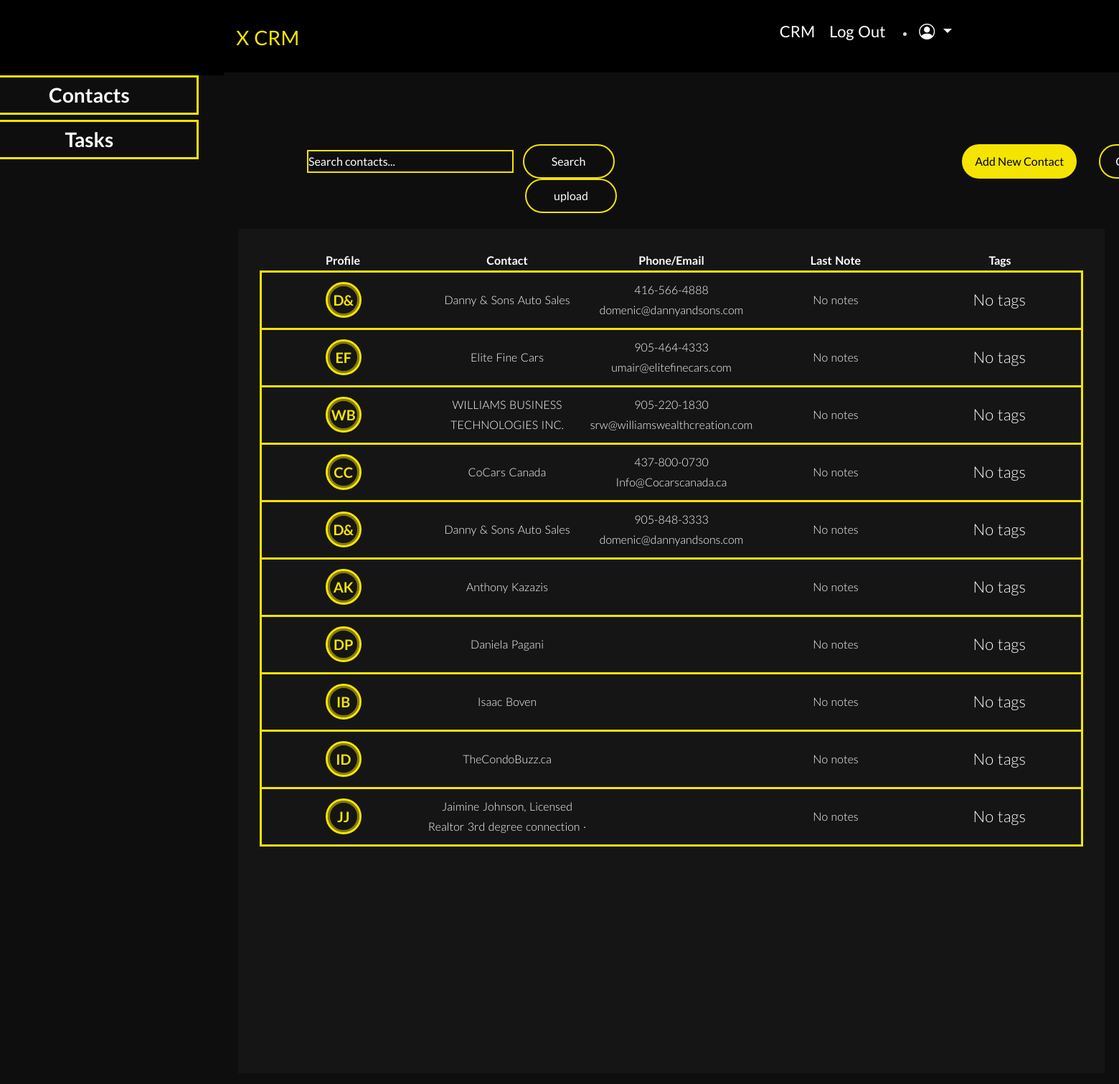
The app's page /CRM (signed in) with its own data.
### my_package/models.py (models this page shows)
class CRM(db.Model):
    __tablename__ = 'CRM'
    id = db.Column(db.Integer, primary_key=True)
    contactname = db.Column(db.String(10000))
    date = db.Column(db.DateTime(timezone=True), default=func.now())
    user_id = db.Column(db.Integer, db.ForeignKey('user.id'))
    Contact = db.Column(db.String(10000))
    PhoneEmail = db.Column(db.String(10000))
    tags = db.relationship('Tags', secondary=crm_tags, lazy='subquery', back_populates='contacts')
    notes = db.relationship('Note', backref='contact', lazy=True)
    user = db.relationship('User', back_populates='crm')
    contactlastname = db.Column(db.String(10000))
    contactbillingaddress = db.Column(db.String(10000))
    contactbillingaddresscity = db.Column(db.String(10000))
    contactbillingaddressstate = db.Column(db.String(10000))
    contactbillingaddresscountry = db.Column(db.String(10000))
    contactbillingaddresszip = db.Column(db.String(10000))
    leadstatus = db.Column(db.String(10000))
    contactemail = db.Column(db.String(10000))
    contactphone = db.Column(db.String(10000))
    contactcompany = db.Column(db.String(10000))
    organization_id = db.Column(db.Integer, db.ForeignKey('organization.id'))
    organization = db.relationship('Organization', back_populates='contacts')

### app.py (the view, shortened to what this page needs)
@app.route('/CRM', methods=['GET', 'POST'])
@login_required
def crm():
    search_query = request.args.get('search', '').strip()
    page = request.args.get('page', 1, type=int)
    query = CRM.query.filter_by(organization_id=current_user.organization_id)
    contacts = (query
                .join(Note, isouter=True)  # Use outerjoin if you are using older SQLAlchemy
                .order_by(CRM.id, desc(Note.created_at))
                .paginate(page=page, per_page=10, error_out=False))
    latest_notes = {}
    for contact in contacts.items:
        if contact.notes:
            latest_notes[contact.id] = contact.notes[0].content
    next_url = url_for('crm', page=contacts.next_num, search=search_query) if contacts.has_next else None
    prev_url = url_for('crm', page=contacts.prev_num, search=search_query) if contacts.has_prev else None
    current_page = contacts.page
    total_pages = contacts.pages
    pages_to_show = 5
    pages = [page for page in range(current_page, min(current_page + pages_to_show, total_pages + 1))]
    print("Contacts to be rendered: ", contacts.items)
    print(f"Pages list before rendering: {pages}")
    return render_template('crm.html', contacts=contacts.items, latest_notes=latest_notes, next_url=next_url, prev_url=prev_url, pages=pages, total_pages=total_pages, user=current_user, current_page=current_page)

### app.py (called while the page is built)
@login_manager.user_loader
def load_user(id):
    return User.query.get(int(id))

### my_package/templates/crm.html (shortened to what this page needs)
{% extends 'layout.html' %} {% block content %}
<div class="crm-page">
    <div class="crm-menu">
        <div class="contacts-block">
            <a class="contacts-link" href="/CRM">
                <span class="contacts">Contacts</span>
            </a>
        </div>
        <div class="contacts-block">
            <a class="contacts-link" href="/upcoming_due_dates">
                <span class="contacts">Tasks</span>
            </a>
        </div>
    </div>
    <div class="crm-inner-page">
        <div class="crm-upper-static">
            <div class="crm-search-bar">
                <form action="/CRM" method="get" id="search-form">
                    <input type="text" name="search" id="search-input" placeholder="Search contacts..." value="{{ request.args.get('search', '') }}">
                    <button class="search-button" type="submit">Search</button>
                </form>
            </div>
            <a href="{{ url_for('new_contact') }}"><button class="add-new-contact-btn">Add New Contact</button></a>
            <form method="POST" enctype="multipart/form-data">
                <input class="upload-csv" type="file" name="csv" accept=".csv, .xlsx">
                <input class="upload" type="submit" value="upload">
            </form>
        </div>
        <div class="crm-contacts">
            <table class="contacts-section" id="contacts-table">
                <tr class="crm-header">
                    <th class="crm-header-item">Profile</th>
                    <th class="crm-header-item"> Contact</th>
                    <th class="crm-header-item">Phone/Email</th>
                    <th class="crm-header-item">Last Note</th>
                    <th class="crm-header-item">Tags</th>
                </tr>
                {% for contact in contacts %}
                    {% if contact.user.organization_id == current_user.organization_id %}
                    <tr class="crm-info-row" data-href="{{ url_for('contact_detail', id=contact.id) }}">
                        <td class="crm-info">
                        {% set initials = '' %}
                        {% if contact.Contact %}
                            {% set names = contact.Contact.split(' ') %}
                            {% set initials = names[0][0].upper() if names[0] else '' %}
                            {% set initials = initials + (names[1][0].upper() + names[2][0].upper() if names|length > 2 and names[1] else (names[1][0].upper() if names|length > 1 and names[1] else names[0][-1].upper())) %}
                        {% elif contact.contactcompany %}
                            {% set names = contact.contactcompany.split(' ') %}
                            {% set initials = names[0][0].upper() if names[0] else '' %}
                            {% set initials = initials + (names[1][0].upper())%}
                        {% elif contact.contactfirstname and contact.contactlastname %}
                            {% set initials = contact.contactfirstname[0].upper() + contact.contactlastname[0].upper() %}
                        {% elif contact.contactfirstname %}
                            {% set initials = contact.contactfirstname[0].upper() + contact.contactfirstname[-1].upper() %}
                        {% elif contact.contactlastname %}
                            {% set initials = contact.contactlastname[0].upper() + contact.contactlastname[-1].upper() %}
                        {% else %}
                            {% set initials = 'XX' %}
                        {% endif %}
                        <div class="center-div">
                            <a class='contact-link' href="{{ url_for('contact_detail', id=contact.id) }}">
                                <div class="profile-picture" data-initial="{{ initials }}"></div>
                            </a>
                        </div>
                    </td>
                    <td class="crm-info">
                        <a class='contact-link' href="{{ url_for('contact_detail', id=contact.id) }}">
                        {% if contact.contactfirstname and contact.contactlastname%}
                            {{ contact.contactfirstname }}
                        {% elif contact.contactcompany %}
                        {{ contact.contactcompany }}
                        {% else %}
                            {{ contact.Contact }}
                        {% endif %}
                        </a>
                    </td>
                    <td class="crm-info"><a class='contact-link' href="{{ url_for('contact_detail', id=contact.id) }}">{{ contact.contactphone }}<br>{{ contact.contactemail }}</a></td>
                    <td class="crm-info">
                        {{ latest_notes.get(contact.id, "No notes") }}
                    </td>
                    <td class="crm-info">
                        <ul class="tag-list">
                            {% for tag in contact.tags %}
                                <a class="tag-btn">{{ tag.name }}</a>
                            {% else %}
                                <p class="tag-btn-none">No tags</p>
                            {% endfor %}
                        </ul>
                    </td>
                    {% endif %}
                </tr>
                {% endfor %}
            </table>
            <div class="pagination">
                <p class="static-page-txt">Page:</p>
            </div>
        </div>
    </div>
</div>
{% endblock %}

### my_package/templates/layout.html (shortened to what this page needs)
<!DOCTYPE html>
<html lang="en">
  <head>
    <link
      rel="stylesheet"
      href="https://stackpath.bootstrapcdn.com/bootstrap/4.4.1/css/bootstrap.min.css"
    />
    <link
      rel="stylesheet"
      href="https://stackpath.bootstrapcdn.com/font-awesome/4.7.0/css/font-awesome.min.css"
    />
    <link
      rel="stylesheet"
      href="{{ url_for('static', filename='css/main.css') }}"
    />
    <link href="https://cdn.jsdelivr.net/npm/bootstrap-icons@1.10.0/font/bootstrap-icons.css" rel="stylesheet">
  </head>
  <body>
    <header>
      <div class="menu-container">
        <div>
          <a class="brand-name nav-link" href="/">X CRM</a>
        </div>
        <ul class="nav-lists">
            {% if user.is_authenticated %}
            <li class="nav-list">
              <a class="nav-link active" href="/CRM">CRM</a>
            </li>
            <li class="nav-list">
              <a class='nav-link active' href="/auth/logout">Log Out</a>
            </li>
            <li class="nav-item dropdown">
              <a class="nav-link dropdown-toggle" href="#" id="navbarDropdown" role="button" data-bs-toggle="dropdown" aria-haspopup="true" aria-expanded="false">
                <i class="bi bi-person-circle"></i>
              </a>
            </li>
            {% endif %}
        </ul>
      </div>
    </header>
    <main>
      {% block content %} {% endblock %}
    </main>
  </body>
</html>

### records on screen
CRM: contactcompany "Danny & Sons Auto Sales", contactphone "416-566-4888", contactemail "domenic@dannyandsons.com", get "No notes"
CRM: contactcompany "Elite Fine Cars", contactphone "905-464-4333", contactemail "umair@elitefinecars.com", get "No notes"
CRM: contactcompany "WILLIAMS BUSINESS TECHNOLOGIES INC.", contactphone "905-220-1830", contactemail "srw@williamswealthcreation.com", get "No notes"
CRM: contactcompany "CoCars Canada", contactphone "437-800-0730", contactemail "Info@Cocarscanada.ca", get "No notes"
CRM: contactcompany "Danny & Sons Auto Sales", contactphone "905-848-3333", contactemail "domenic@dannyandsons.com", get "No notes"
CRM: Contact "Anthony Kazazis", get "No notes"
CRM: Contact "Daniela Pagani", get "No notes"
CRM: Contact "Isaac Boven", get "No notes"
CRM: contactcompany "TheCondoBuzz.ca", get "No notes"
CRM: Contact "Jaimine Johnson, Licensed Realtor 3rd degree connection ·", get "No notes"
